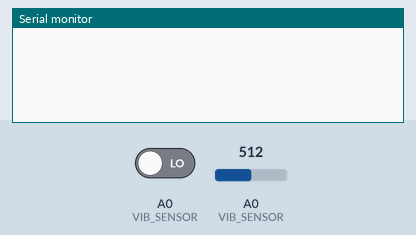
Simulated run of this sketch. Board: Arduino Uno, built with avr-gcc and run on an emulated ATmega328P. Parts: the last lines printed to the serial monitor. The inputs (shaded band) are chosen by the test bench; at power-on: A0 (VIB_SENSOR) LOW, A0 (VIB_SENSOR) = 512.

Above: at 1.2 s.
1.3 s: A0 (VIB_SENSOR) driven HIGH
At 1.41 s:
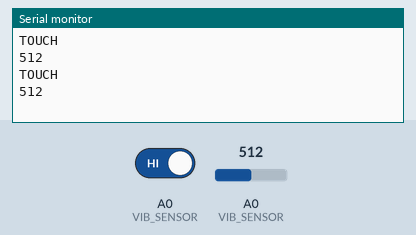
2.8 s: A0 (VIB_SENSOR) set to 716
At 2.81 s:
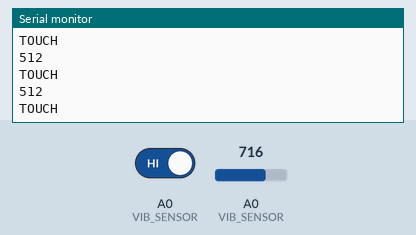
4.3 s: A0 (VIB_SENSOR) set to 900
At 4.32 s:
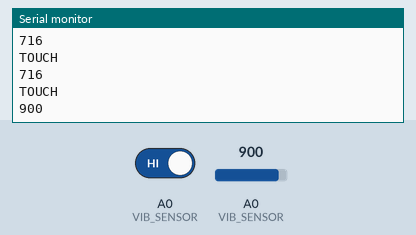
Timing chart, 0 to 7.3 s (numbered marks = the images above; inputs shaded):
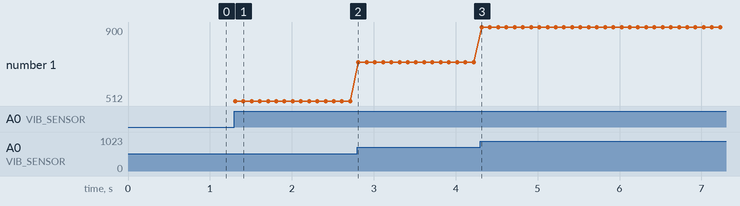

The sketch:

PIEZO_SPEC1.ino
```cpp
#define VIB_SENSOR A0
#define TOUCH 1
void setup(){
  Serial.begin(9600);
  pinMode(VIB_SENSOR, INPUT);
}

void loop(){
  int isTouch = digitalRead(VIB_SENSOR);
  if(isTouch == TOUCH){
    Serial.println("TOUCH");
  Serial.println(analogRead(VIB_SENSOR));
    }
  delay(100);
}
```

Measured:
- after the input at 1.3 s, the serial monitor: prints a new line at once (image 1)
- after the input at 4.3 s, the serial monitor: prints a new line at once (image 3)
- plotted number 1: 512 → 716 after the input at 2.8 s, 716 → 900 after the input at 4.3 s
